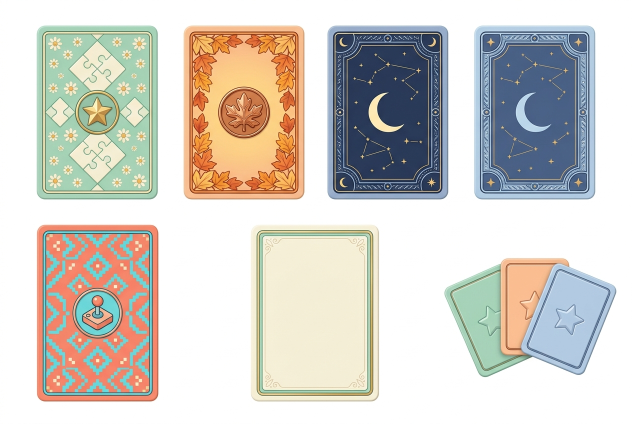
#> input picture scripts/art-originals/memory-cards.jpg, 1264 x 848 px (shown at 1/2 size)
$ python prepare_memory_art.py
#> lines starting #> are read from the running program, lines starting #| are printed output that depends on the picture; after the words box and inside, x2 and y2 are one past the last pixel; in counts of white or black regions, pixels touching at a corner belong together
### scripts/prepare_premium_art.py
"""Prepare generated assets without modifying any legacy artwork.

Sources and provider provenance: art_sources.json. Run from the repository root.
Background removal is offline image processing, not an in-app AI integration.
"""
import os
os.environ.setdefault('OMP_NUM_THREADS', '2')
from pathlib import Path
import json
from urllib.request import urlopen
import numpy as np
from PIL import Image, ImageOps, ImageDraw
from scipy import ndimage

ROOT = Path(__file__).resolve().parents[1]
OUT = ROOT / 'public/art/premium'
SOURCES = ROOT / 'scripts/art-originals'
CONFIG = json.loads((ROOT / 'scripts/art_sources.json').read_text())
#> (reads scripts/art_sources.json from the repository)
NAMES = {
    'surfaces': ['cream', 'mint', 'sunset', 'jelly', 'wood', 'night', 'cloud', 'candy', 'opal'],
    'avatars': ['mochi', 'orbit', 'bear', 'cat', 'panda', 'fox', 'shiba', 'penguin', 'koala'],
    'details': ['frames/mint', 'frames/sunset', 'frames/moon', 'effects/stars', 'effects/confetti', 'effects/blossom', 'chests/common', 'chests/rare', 'chests/epic'],
    'ui': ['onet', 'block', 'memory', 'triple', 'hint', 'shuffle', 'hammer', 'bomb', 'permen', 'achievements', 'missions', 'collection', 'theme', 'leaderboard', 'notifications', 'multiplayer']
}

def clean(cell, open_holes=False):
    # Final source sheets have solid white backgrounds. Edge-connected keying
    # keeps enclosed white porcelain intact and avoids model-generated halos.
    result = cell.convert('RGBA')
    rgb = np.array(cell.convert('RGB')).astype(float)
    low = rgb.min(axis=2)
    neutral = (rgb.max(axis=2)-low) < 18
    candidates = (low >= 238) & neutral
    regions, _ = ndimage.label(candidates)
    edges = np.unique(np.concatenate([regions[0],regions[-1],regions[:,0],regions[:,-1]]))
    background = np.isin(regions, edges[edges>0])
    if open_holes:
        background = candidates
    alpha = np.full(low.shape, 255, dtype=np.uint8)
    alpha[background] = np.clip((249-low[background])/11*255,0,255).astype(np.uint8)
    result.putalpha(Image.fromarray(alpha))
    labels, count = ndimage.label(alpha > 90)
    sizes = np.bincount(labels.ravel())
    # Remove specks and any residual atlas border, preserve detached object detail.
    keep = np.zeros_like(alpha, dtype=bool)
    for label in range(1, count + 1):
        if sizes[label] < max(12, alpha.size * .0006):
            continue
        ys, xs = np.where(labels == label)
        if xs.min() == 0 or ys.min() == 0 or xs.max() == alpha.shape[1]-1 or ys.max() == alpha.shape[0]-1:
            continue
        keep |= labels == label
    if keep.any():
        nearby = ndimage.binary_dilation(keep, iterations=2)
        alpha[~nearby] = 0
        result.putalpha(Image.fromarray(alpha))
    box = result.getchannel('A').point(lambda p: 255 if p > 35 else 0).getbbox()
    return result.crop(box) if box else result

# [48 lines left out: function main, not called in this run]

# [2 lines that do not run on import are left out]

### scripts/prepare_memory_art.py
"""Extract the deliberately non-uniform Memory card sheet, adding files only."""
from pathlib import Path
import json
from urllib.request import urlopen
from PIL import Image, ImageDraw
from prepare_premium_art import clean
ROOT = Path(__file__).resolve().parents[1]
SOURCE = 'https://static.prod-images.emergentagent.com/jobs/0b8cb69b-dec7-4561-bae8-f56ff8e79c27/images/e2472f118b2e13618ddde945de5ad89b1baed5e7653b7c746b85e43da67f7ce0.jpeg'
BOXES = {'mint':(40,25,330,420),'autumn':(340,25,635,420),'celestial':(645,25,935,420),'arcade':(45,430,340,835),'front':(470,430,780,835),'deck':(830,450,1250,835)}
def main():
    source=ROOT/'scripts/art-originals/memory-cards.jpg'
    if not source.exists(): source.write_bytes(urlopen(SOURCE,timeout=90).read())
    sheet=Image.open(source).convert('RGB')
#> sheet is the input picture: PIL image 1264x848 RGB; mean R, G, B 210.6, 207.2, 200.1
    out=ROOT/'public/art/premium/cards';out.mkdir(parents=True,exist_ok=True)
    review=Image.new('RGB',(6*180,300),'#eee7dd');draw=ImageDraw.Draw(review)
#> after `review = Image.new('RGB', (6 * 180, 300), '#eee7dd')`:
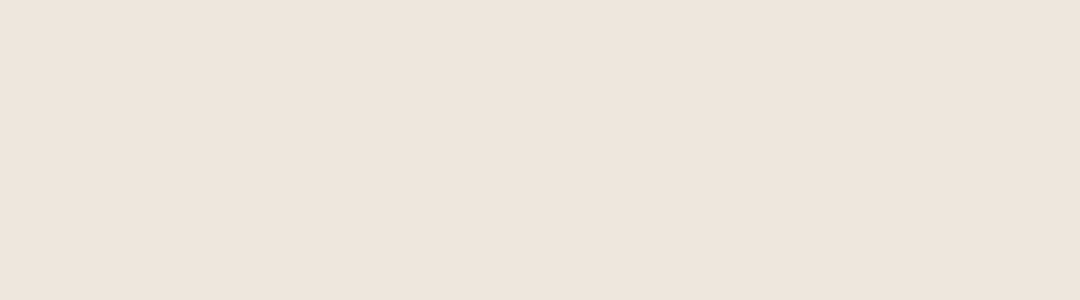
#> review: PIL image 1080x300 RGB; mean R, G, B 238, 231, 221
    for i,(name,box) in enumerate(BOXES.items()):
        image=clean(sheet.crop(box));image.thumbnail((240,356),Image.Resampling.LANCZOS)
        canvas=Image.new('RGBA',(248,368));canvas.alpha_composite(image,((248-image.width)//2,(368-image.height)//2))
        path=out/f'{name}.webp'
        if not path.exists(): canvas.save(path,'WEBP',quality=95,method=6)
        canvas.thumbnail((162,255));review.paste(canvas,(i*180+9,8),canvas);draw.text((i*180+12,274),name,fill='#172337')
#> this loop made 6 passes
#> (count in clean, sizes in clean) on passes 1 to 6: (1, [29848, 84702]), (1, [31386, 85139]), (1, [30234, 84316]), (1, [32517, 86958]), (1, [34417, 91133]), (3, [102336, 59362, 1, 1])
#> pass 1, in clean, `result = cell.convert('RGBA')`:
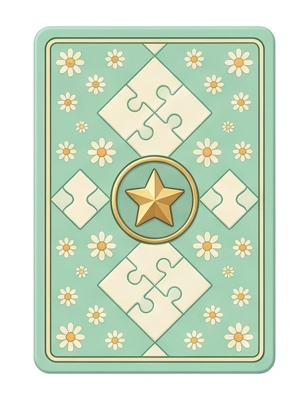
#> result: PIL image 290x395 RGBA; mean R, G, B, A 202.6, 219.8, 197.5, 255
#> pass 1, in clean, `low = rgb.min(axis=2)`:
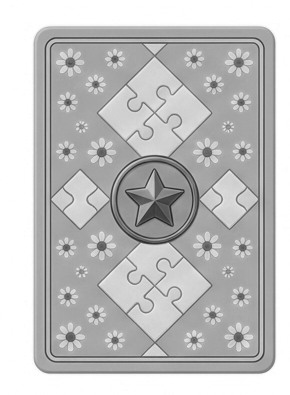
#> low: shape (395, 290) float64; min 32, max 255, mean 191.5
#> pass 1, in clean, `neutral = (rgb.max(axis=2)-low) < 18`:
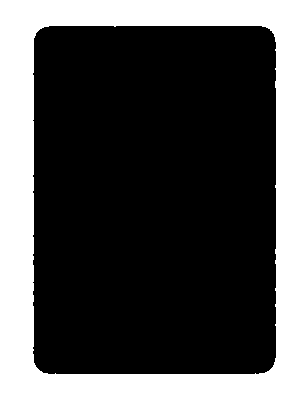
#> neutral: shape (395, 290) bool; 26.7% white; 1 white region, box (x1, y1, x2, y2) and area: (0, 0, 290, 395) 30594
#> after the loop:
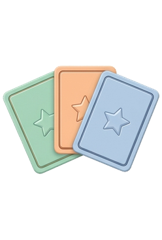
#> canvas: PIL image 162x240 RGBA; mean R, G, B, A 60.1, 62.8, 60.6, 80.2; transparent parts drawn white
#> after the loop:
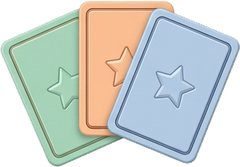
#> image: PIL image 240x167 RGBA; mean R, G, B, A 137.3, 143.7, 138.5, 182.5; transparent parts drawn white
#> after the loop:
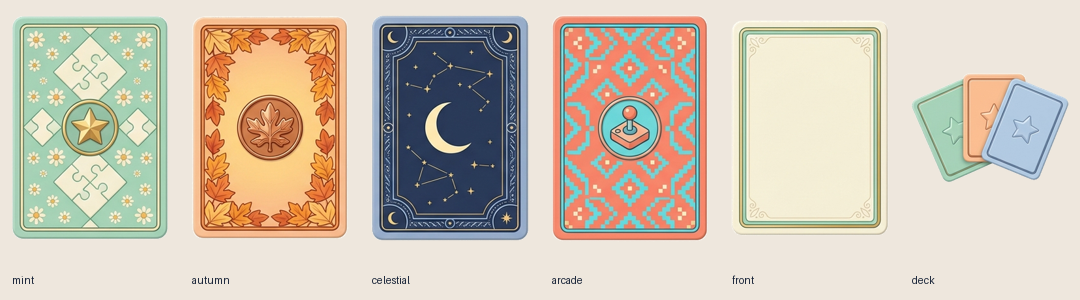
#> review: PIL image 1080x300 RGB; mean R, G, B 205.8, 195.8, 179.8
    review.save(ROOT/'scripts/art-originals/memory-review.jpg',quality=90)
    (out/'manifest.json').write_text(json.dumps({'source':SOURCE,'boxes':BOXES,'assets':[f'/art/premium/cards/{name}.webp' for name in BOXES]},indent=2))
    print('6 Memory images added. Existing images unchanged.')
if __name__=='__main__': main()
